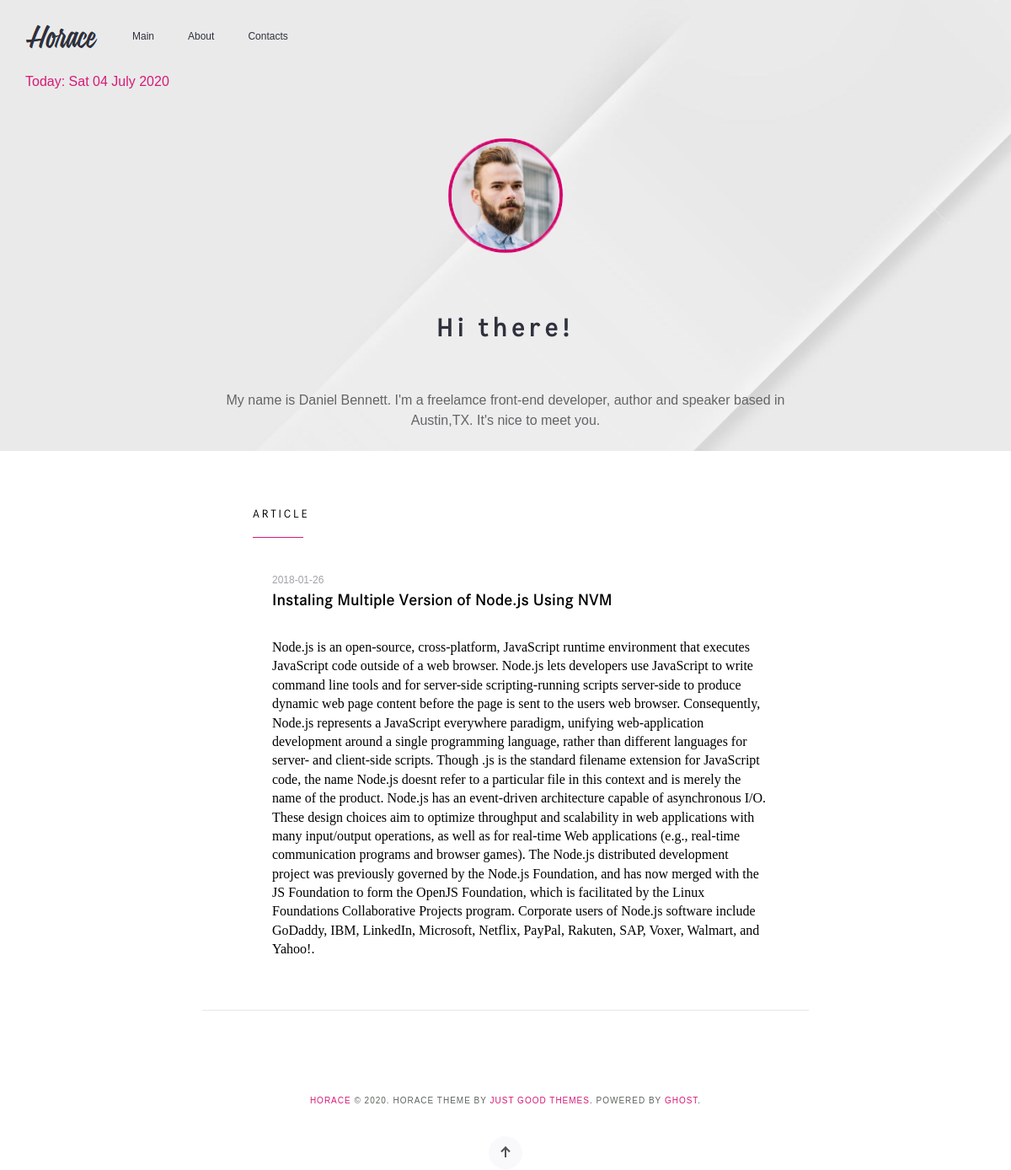
The app's page /article.php?article=1 with its own data.
### tables this page shows
CREATE TABLE Posts (
ID INTEGER PRIMARY KEY AUTOINCREMENT,
ImageName TEXT,
Title TEXT,
Content TEXT,
Created DATE);

### article.php (the view, shortened to what this page needs)
<?php
	$db = getDbConnection();
	$ID = SQLite3::escapeString($_GET["article"]);
	$article = $db->query("SELECT * FROM Posts where ID='{$ID}'")->fetchArray(SQLITE3_ASSOC);
	$pageTitle = htmlspecialchars($article['Title']);
?>
<?php require 'head.php'; ?>
<?php require 'header.php'; ?>
<main class="site__centr">
	<div class="site__latest">
		<h3>ARTICLE</h3>
	</div>
	<div class="site__line"></div>
	<article class="article">
		<div class="article__body">
			<header>
				<time datetime="<?= $article['Created'] ?>" class="article__time"><?= $article['Created'] ?></time>
				<h1 class="article__title">
					<a href="article.php?article=<?= $article['ID']; ?>"><?= $pageTitle; ?></a>
				</h1>
			</header>
			<div class="article__text"><?= $article['Content'] ?></div>
		</div>
	</article>
</main>
<div class="site__separator"></div>
<?php require 'footer.php'; ?>

### head.php (shortened to what this page needs)
<!DOCTYPE html>
<html lang="en">
<head>
	<link rel="stylesheet" href="css/style.css">
</head>

### header.php
<header class="site__header">
	<div class="site__header-top">
		<div class="site__header-logo"><a href="index.php"><img src="img/logo.png" alt="logo"></a></div>
		<nav class="site__navigation">
			<ul>
				<li><a <?php if ($pageTitle === 'Main') echo "class='current'" ;?> href="index.php">Main</a></li>
				<li><a <?php if ($pageTitle === 'About') echo "class='current'" ;?> href="about.php">About</a></li>
				<li><a <?php if ($pageTitle === 'Contacts') echo "class='current'" ;?> href="contacts.php">Contacts</a></li>
			</ul>
		</nav>
	</div>
	<div>
		<p class="site__header-date"><?php echo "Today: ".date("D d F Y"); ?></p>
	</div>
	<div class="site__top">
		<div class="site__top_photo"><img src="img/face.png" alt="photo"></div>
		<div class="site__top_greeting">Hi there!</div>
		<div class="site__top_bio">My name is Daniel Bennett. I'm a freelamce front-end developer, author and speaker
			based in Austin,TX. It's nice to meet you.
		</div>
	</div>
</header>

### footer.php
<footer class="site__footer">
		<div class="site__footer_text"><a href="index.php">HORACE</a> &copy; <?php echo date('Y'); ?>. HORACE THEME BY <a href="#">JUST GOOD
				THEMES</a>. POWERED BY <a href="#">GHOST</a>.</div>
		<div class="site__footer_img"><a href="index.php"><img src="img/Top_arrow.png" alt="top_arrow"></a></div>
</footer>

### css/style.css (style rules this page uses)
.site__header { max-width: 1366px; max-height: 535px; background:url('../img/site-background.jpg')0 0/cover no-repeat fixed; margin: 0 auto; }
.site__header-top { display: flex; align-items: center; }
.site__header-logo { padding-top: 25px; padding-left: 30px; padding-bottom: 25px; }
.site__header-date { color: #d61a77; }
.site__navigation ul { display: flex; align-items: center; }
.site__navigation li { display: inline; font-family: arial; color: #2f313d; font-size: 12px; padding-left: 40px; }
.site__header-date { font-family: arial; font-size: 16px; padding-left: 30px ; }
.site__top { display: flex; margin: 0 auto; align-items: center; justify-content: center; flex-direction: column; }
.site__top_photo { padding-top: 55px; }
.site__top_photo img { max-width: 140px; max-height: 140px; }
.site__top_greeting { padding-top: 70px; letter-spacing: 0.16em; font-weight: 400; color: #2f313d; font-family:AKsans250; font-size: 30px; text-align: center; padding-bottom: 50px; }
.site__top_bio { line-height: 1.5; font-family: Arial; margin: 0 auto; max-width: 680px; font-size: 16px; text-align: center; color: #646468; padding-bottom: 70px; }
.site__centr { background-color: white; margin: 0 auto; max-width: 1366px }
.site__latest { font-family: Conv_Corporate; letter-spacing: 0.2em; font-size: 14px; padding-top: 65px; padding-left: 25%; padding-bottom: 17px; text-transform: uppercase; }
.site__line { background-color: #d61a77; margin-left: 25%; width: 60px; height: 1px; margin-bottom: 38px; }
.article { max-width: 910px; margin-top: 5px; margin-bottom: 60px; }
.article__body { padding-left: 323px; }
.article__time { text-transform: uppercase; font-family: Arial; color: #a2a2a8; font-size: 12px; margin-bottom: 22px; }
.article__title { font-weight: bold; font-family: Corporate_Demi; font-size: 20px; margin-bottom: 31px; }
.site__separator { background-color: #e5e7e9; margin-right: auto; margin-left: auto; width: 720px; height: 1px; margin-bottom: 72px; }
.site__footer { font-size: 10px; margin-top: 100px; font-family: arial; text-align: center; letter-spacing: 0.1em; margin-bottom: 40px; }
.site__footer a { color: #d61a77; }
.site__footer_text { color: #5d635d; margin-bottom: 35px; }

### records on screen
posts: Created "2018-01-26", Title "Instaling Multiple Version of Node.js Using NVM", Content "Node.js is an open-source, cross-platform, JavaScript runtime environment that executes JavaScript code outside of a web browser. Node.js lets developers use JavaScript to write command line tools and for server-side scripting-running scripts server-side to produce dynamic web page content before the page is sent to the users web browser. Consequently, Node.js represents a JavaScript everywhere paradigm, unifying web-application development around a single programming language, rather than different languages for server- and client-side scripts. Though .js is the standard filename extension for JavaScript code, the name Node.js doesnt refer to a particular file in this context and is merely…"
